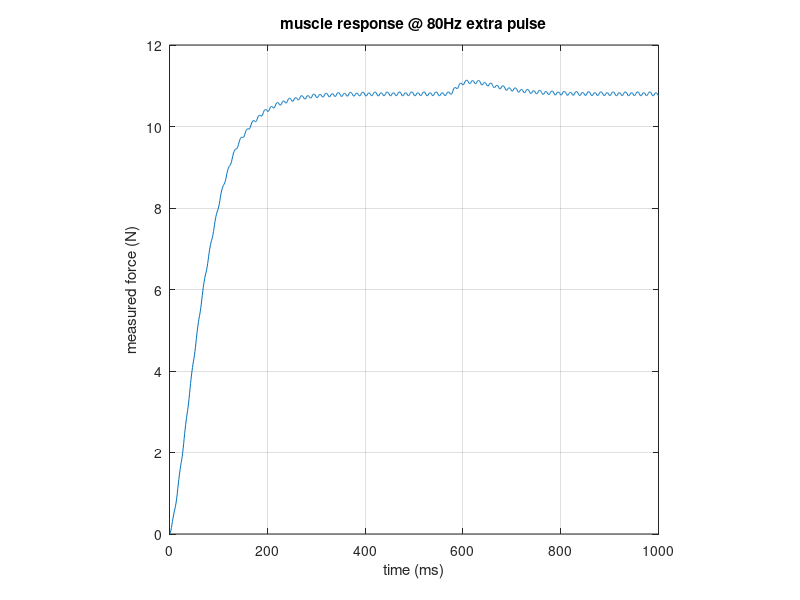

The MATLAB script that drew this image:
% Created by: Anthony Le
% Last updated: 05-19-2017
% ROB 562: Human Control Systems

% Problem Set 3
%% Problem 3
clear;
close all;

b = 0.2;
K_s = 3;
K_p = 2;

tau = b/(K_s + K_p);

x_delta = 0;
x_dot = 0;

dT = 0.001;
freq = 80;
period = 1/freq;

T_o = 0;
T = 0;
T_plot = [];

start_t = 0;

pulse_w = 0.005;

for t = dT:dT:1
    if t > period + start_t
        start_t = start_t + period;
    end
    
    alpha = 0;
    if t <= start_t + pulse_w
        alpha = 45;
    end
    
    if t > 0.005 && t <= 0.01
        alpha = alpha + alpha;
    end
    
    T_o_dot = (alpha - T_o) / tau;
    T_o = T_o + T_o_dot * dT;
    
    T_dot = (K_s/b) * ((K_p*x_delta) + (b*x_dot) - ((1+(K_p/K_s)) * T) + T_o);
    T = T + T_dot * dT;
    
    T_plot = [T_plot; T];
end

figure();
plot(T_plot(:,1));
title('muscle response @ 80Hz extra pulse');
xlabel('time (ms)');
ylabel('measured force (N)');
axis square
grid on
hold on
